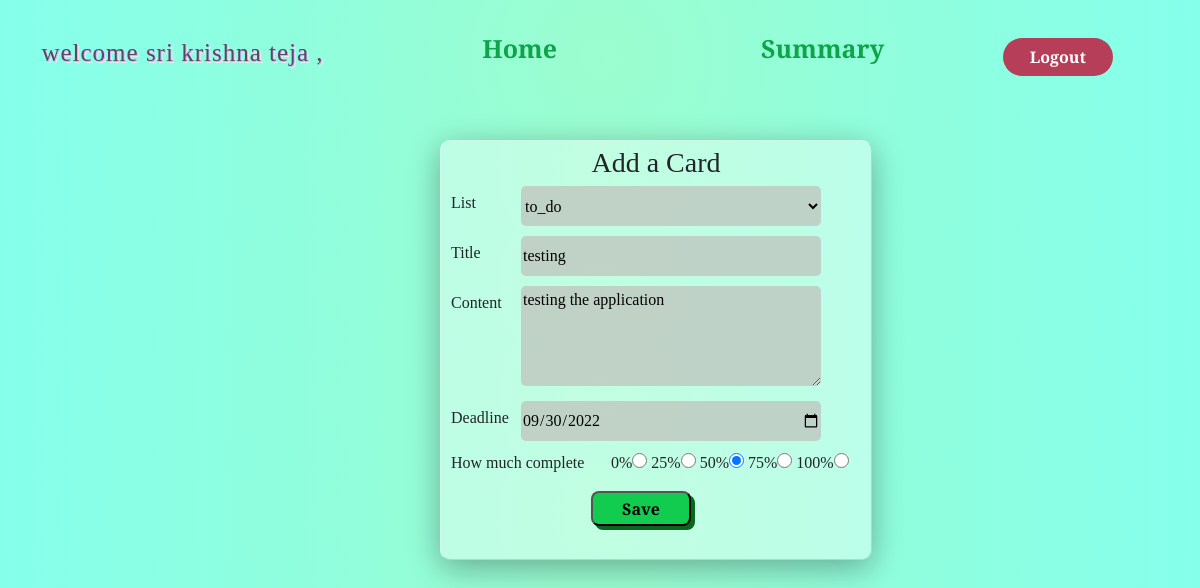
Screenshot of /card_edit/3 (signed in) with the database file from the repository.
### app.py (models this page shows)
class Users(UserMixin,db.Model):
    __tablename__= 'users'
    id = db.Column(db.Integer, primary_key=True,autoincrement=True)
    name = db.Column(db.String(120))
    username = db.Column(db.String(80),unique=True)
    password = db.Column(db.String(80))

class Cards(UserMixin,db.Model):
    __tablename__= 'cards'
    card_id = db.Column(db.Integer, primary_key=True,autoincrement=True)
    card_title=db.Column(db.String(120),unique=True)
    content=db.Column(db.String(1000))
    deadline=db.Column(db.Date)
    is_complete=db.Column(db.Integer)
    list_id=db.Column(db.Integer, db.ForeignKey('lists.list_id'))

### app.py (the view, shortened to what this page needs)
@app.route("/card_edit/<id>", methods=["GET", "POST"])
@login_required
def card_edit(id):
    lists=Lists.query.filter(Lists.user_id == current_user.id).all()
    cards = Cards.query.filter_by(card_id= id).first()
    return render_template("card_edit.html",cards=cards,lists=lists,users=current_user)

### app.py (called while the page is built)
@login_manger.user_loader
def load_user(user_id):
    return Users.query.get(int(user_id))

### template/card_edit.html (shortened to what this page needs)
<!DOCTYPE html>
<html lang="en">
<head>
    <link rel="stylesheet" href="https://cdn.jsdelivr.net/npm/bootstrap@4.0.0/dist/css/bootstrap.min.css">
</head>
<body>
    <div class="menu">
        <nav>
            <h5 class="log">welcome {{users.name}} ,</h5>
            <ul>
                <li><a class="summary" href="/home">home </a></li>
                <li>
                    <a class="summary" href="/summary">summary </a>
                </li>
            </ul>
            <form action="/logout">
            <button type="submit" onclick=""  class="logout">Logout</a>
            </form>
        </nav>
    </div>
    <form method="post">
    <div class="card" style="max-width: 27rem;">
        <h3>Add a Card</h3>
            <div class="t_list">List</div>
            <div class="i_list">
                <select name="list_title" required>
                    {% for i in lists%}
                    {% if i.list_id == cards.list_id %}
                        <option value="{{i.list_name}}" selected>{{i.list_name}}</option>
                    {% else %}
                    <option value="{{i.list_name}}">{{i.list_name}}</option>
                    {% endif %}
                    {% endfor %}
                </select>
            </div>
            <div class="t_tit">Title</div>
            <div class="i_tit"><input type="text" name="card_title" class="inp" id="card_title" value="{{cards.card_title}}" required  /> </div>
            <div class="t_con">Content</div>
            <div class="i_con"><textarea name="content" required >{{cards.content}}</textarea></div>
            <div class="t_dead">Deadline</div>
            <div class="i_dead"><input class="inp" type="date" name="deadline" value="{{cards.deadline}}" required ></div>
            <div class="t_how">How much complete</div>
            <div class="i_how" name="complete" required >
                0%<input type="radio" name="c_complete" id="c_complete" class="radio" value="0" {% if cards.is_complete == 0 %} checked {% endif %}>
                25%<input type="radio" name="c_complete" id="c_complete" class="radio" value="25" {% if cards.is_complete == 25 %} checked {% endif %}>
                50%<input type="radio" name="c_complete" id="c_complete" class="radio" value="50" {% if cards.is_complete == 50 %} checked  {% endif %}>
                75%<input type="radio" name="c_complete" id="c_complete" class="radio" value="75" {% if cards.is_complete == 75 %} checked {% endif %}>
                100%<input type="radio" name="c_complete" id="c_complete" class="radio" value="100" {% if cards.is_complete == 100 %} checked  {% endif %}>
            </div>
            <div class="b_save">
                <button class="butt" type="submit">Save</button>
            </div>
        </form>
</body>
</html>

### template/card_edit.html (style rules this page uses)
body { background: radial-gradient(circle at center, #9bfdcf , #85ffeb); padding: 30px; font-family: 'Roboto Serif', serif; }
nav { display: flex; align-items: center; justify-content: space-between; padding-top: 0; padding-left: 1%; padding-right: 5%; }
.log { font-size: 25px; letter-spacing: 1px ; color: #564a5f; text-shadow: #bfbaff 1px 1px,#ffdef7 2px 2px; }
nav ul li { list-style-type: none; display: inline-table; padding: 0 100px; }
nav ul li a { color: #564a5f; text-decoration: none; font-weight: bold; text-transform: capitalize; }
.logout { background-color: #b63e58; color: #ffffff; text-decoration: none; border: 2px solid transparent; font-weight: bold; padding: 5px 25px; border-radius: 30px; transition: teansform .4s; }
.summary { color: #0fa44a; font-size: 25px; font-weight: 600; left: 700px; }
div.card { height: 420px; width: 1000px; position: absolute; top: 140px; left: 440px; display: flex; flex-direction: column; background-color: rgba(255, 255, 255, 0.39); box-shadow: 0 8px 32px 0 rgba(8, 8, 8, 0.329); border-left: 1px solid rgba(255, 255, 255, 0.24); border-top: 1px solid rgba(255, 255, 255, 0.24); border-radius: 10px; display: flex; align-items: center; padding-top: 5px; }
.inp,select { height: 40px; width: 300px; background-color: rgba(192, 176, 176, 0.557); border: 10px; border-color: #1a1212; border-radius: 5px; font-family: 'Roboto Serif', serif; }
textarea { height: 100px; width: 300px; background-color: rgba(192, 176, 176, 0.557); border: 10px; border-color: #1a1212; border-radius: 5px; font-family: 'Roboto Serif', serif; }
.butt { background-color: #11cc4f; box-shadow: #09661d 4px 4px 0px; border-radius: 8px; transition: transform 200ms,box-shadw 200ms; height: 35px; width: 100px; font-family: 'Roboto Serif', serif; font-weight: 600; font-size: 16px; }
.t_list { position: absolute; top:50px; left:10px; }
.t_tit { position: absolute; top:100px; left:10px; }
.t_con { position: absolute; top:150px; left:10px; }
.t_dead { position: absolute; top:265px; left:10px; }
.t_how { position: absolute; top: 310px; left:10px; }
.i_list { position: absolute; top:45px; left:80px; }
.i_tit { position: absolute; top:95px; left:80px; }
.i_con { position: absolute; top:145px; left:80px; }
.i_dead { position: absolute; top:260px; left:80px; }
.i_how { position: absolute; top: 310px; left:170px; }
.b_save { position: absolute; top: 350px; left:150px; }
.radio { height: 15px; width: 15px; padding-right: 20px; }

### rows the page displays
Users: name "sri krishna teja"
Cards: card_title "testing", content "testing the application", deadline "09/30/2022", is_complete "☑"

### other values shown
form field list_title "to_do"
